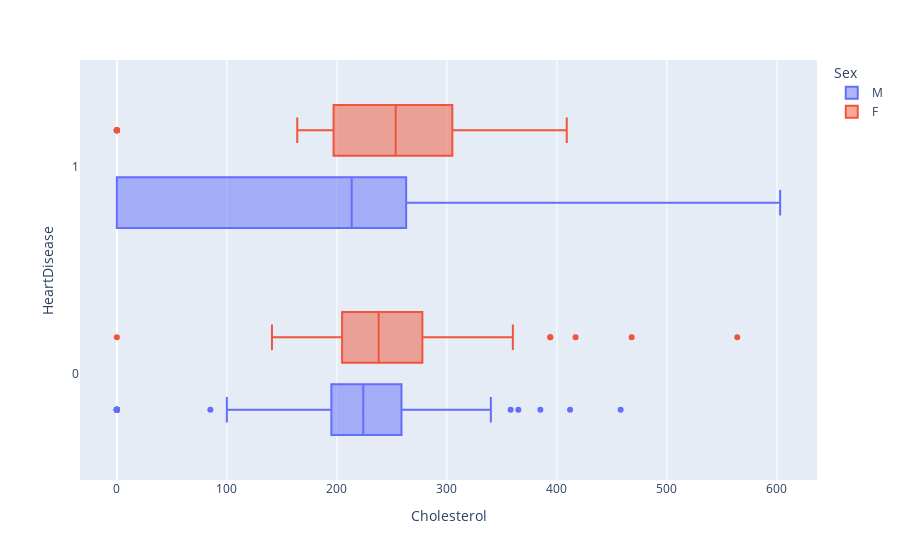

Notebook code for this chart:
### Markdown cell above
note: it can be seen in HeardDisease 0 Male and Female that it is almost similar to the Resting variation, and HaertDisease 1 has more variants of RstingBP, there are outliers in RestingBP Male

### Code cell
px.box(df, x='Cholesterol', y='HeartDisease', color='Sex', orientation='h')

### Figure 1 — Plotly figure (JSON) as saved in the notebook; plotly's stock layout.template omitted (floating-point values rounded to 4 significant figures; data arrays with more than 128 entries replaced by an {"elided": "..."} marker saying what was removed)
{"data": [{"alignmentgroup": "True", "hovertemplate": "Sex=M<br>Cholesterol=%{x}<br>HeartDisease=%{y}<extra></extra>", "legendgroup": "M", "marker": {"color": "#636efa"}, "name": "M", "notched": false, "offsetgroup": "M", "orientation": "h", "showlegend": true, "type": "box", "x": {"elided": "725 int values"}, "x0": " ", "xaxis": "x", "y": {"elided": "725 int values"}, "y0": " ", "yaxis": "y"}, {"alignmentgroup": "True", "hovertemplate": "Sex=F<br>Cholesterol=%{x}<br>HeartDisease=%{y}<extra></extra>", "legendgroup": "F", "marker": {"color": "#EF553B"}, "name": "F", "notched": false, "offsetgroup": "F", "orientation": "h", "showlegend": true, "type": "box", "x": {"elided": "193 int values"}, "x0": " ", "xaxis": "x", "y": {"elided": "193 int values"}, "y0": " ", "yaxis": "y"}], "layout": {"boxmode": "group", "legend": {"title": {"text": "Sex"}, "tracegroupgap": 0}, "margin": {"t": 60}, "xaxis": {"anchor": "y", "domain": [0, 1], "title": {"text": "Cholesterol"}}, "yaxis": {"anchor": "x", "domain": [0, 1], "title": {"text": "HeartDisease"}}}}
